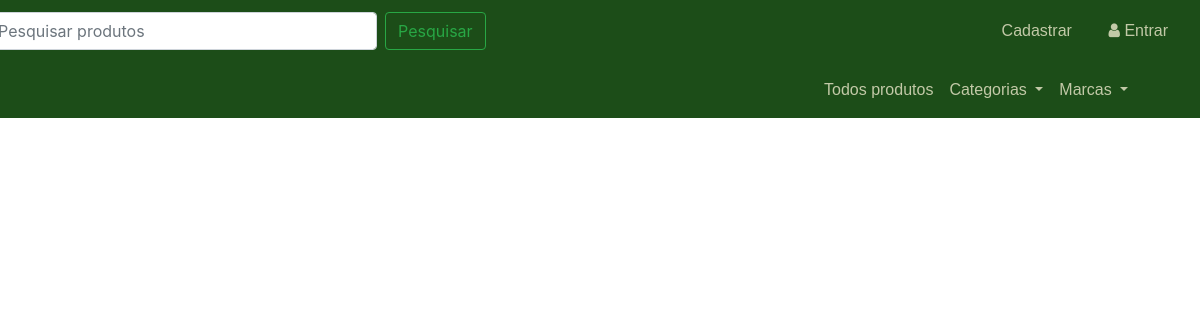
The app's page /categoria/1, older data.
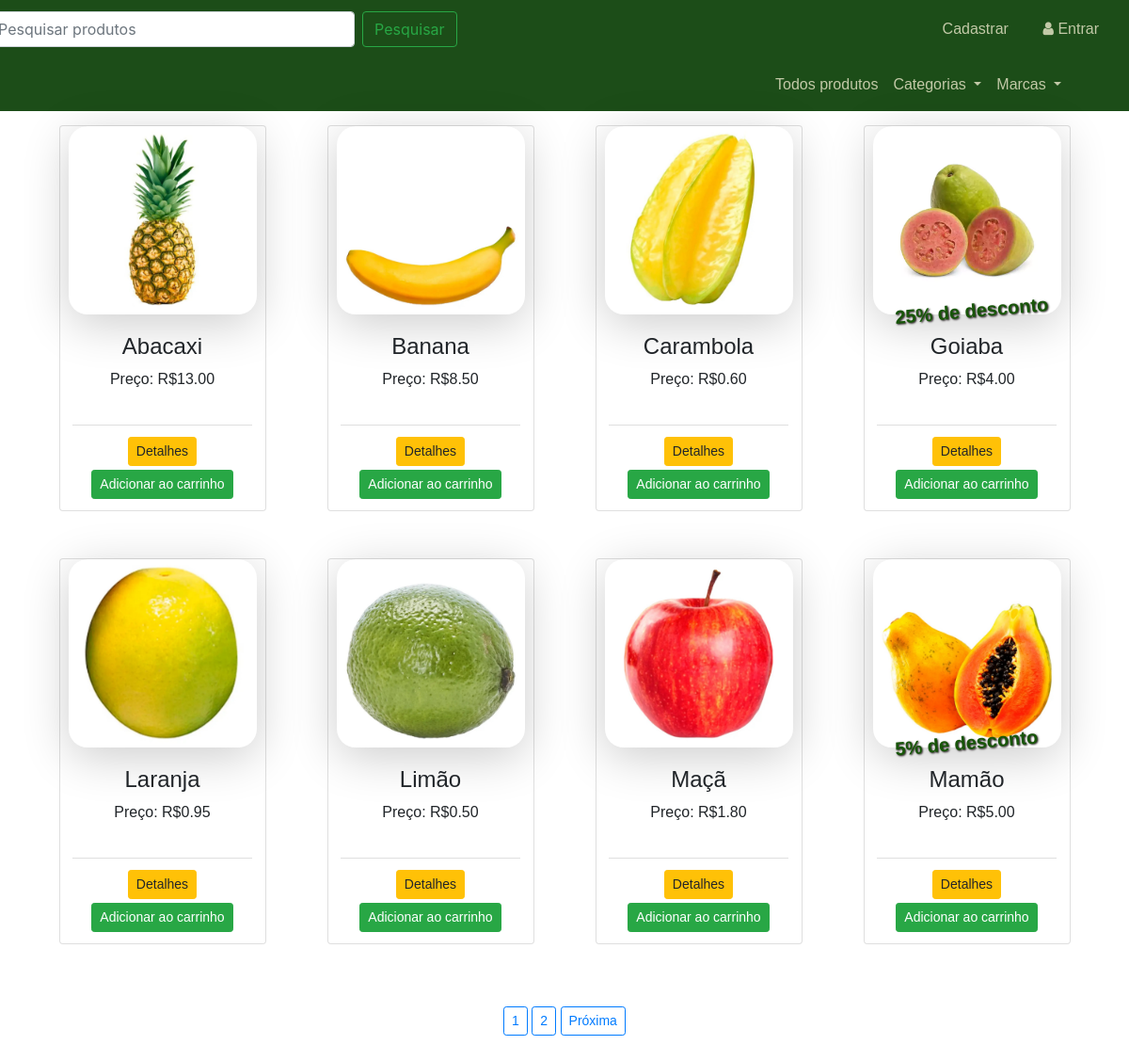
The same page, newer data.
### loja/produtos/models.py (models this page shows, shortened)
class Produto(db.Model):
    id = db.Column(db.Integer, primary_key=True)
    name = db.Column(db.String(80), nullable=False)
    price = db.Column(db.Numeric(10,2), nullable=False)
    discount = db.Column(db.Integer, default=0)
    stock = db.Column(db.Integer, nullable=False)
    weight= db.Column(db.Float, nullable=False)
    description= db.Column(db.Text, nullable=False)
    pub_date = db.Column(db.DateTime, nullable=False, default=datetime.utcnow)
    marca_id = db.Column(db.Integer, db.ForeignKey('marca.id'),nullable=False)
    marca = db.relationship('Marca', backref=db.backref('marcas', lazy=True))
    categoria_id = db.Column(db.Integer, db.ForeignKey('categoria.id'),nullable=False)
    categoria = db.relationship('Categoria', backref=db.backref('categorias', lazy=True))
    image= db.Column(db.String(150), nullable=True, default='image.jpg')

### loja/produtos/rotas.py (the view)
@app.route('/categoria/<int:id>')
def get_categoria(id):
    pagina = request.args.get('pagina',1,type=int)
    get_cat = Categoria.query.filter_by(id=id).first_or_404()
    get_cat_prod = Produto.query.filter_by(categoria= get_cat).paginate(page=pagina,per_page=8)
    return render_template('produtos/index.html', get_cat_prod=get_cat_prod, categorias=categorias(), marcas=marcas(), get_cat=get_cat)

### loja/produtos/rotas.py (called while the page is built)
def marcas():
    marcas = marcas = Marca.query.join(Produto, (Marca.id == Produto.marca_id)).all()
    return marcas

def categorias():
    categorias = Categoria.query.join(Produto, (Categoria.id == Produto.categoria_id)).all()
    return categorias

### loja/templates/produtos/index.html (shortened to what this page needs)
{% extends "layouts.html" %}
{% block content %}
{% include "navbar.html" %}
<link rel="stylesheet" href="{{url_for('static', filename='css/index.css')}}">
<div class="container">
    <div class="row">
        {% if marca %}
        {% for marca in marca.items %}
        <div class="col">
            <div class="card">
                <img class="img-index"
                src="{{url_for('static',filename='images/'+marca.image)}}" alt="{{marca.name}}">
                <div class="card-body">
                    {% if marca.discount > 0 %}
                    <h5>{{marca.discount}}% de desconto</h5>
                    {% endif %}
                    <h4 class="text-center">{{marca.name}}</h4>
                    <p class="text-center">Preço: R${{marca.price}}</p>
                </div>
                <div class="card-footer">
                    <a href="{{url_for('pagina_unica', id=marca.id)}}" class="btn btn-float-left btn btn-sm btn-warning" >Detalhes</a>
                    <form action="{{url_for('AddCart')}}" method="POST">
                        <input type="hidden" name="produto_id" value="{{marca.id}}">
                        <button type="submit" class="btn btn-sm btn-success float-down mt-1">Adicionar ao carrinho</button>
                        <input type="hidden" name="quantity" id="" value="1">
                    </form>
                </div>
            </div>
        </div>
        {% endfor %}
    </div>
    <div class="row">
        <div class="col text-center">
        {% if marca.has_prev %}
        {% if marca.total > 8 %}
        <a href="{{url_for('get_marca',id=get_m.id ,pagina=marca.prev_num)}}"class="btn btn-outline-primary btn-sm mt-3">Anterior</a>
        {%endif %}
        {% for page_num in marca.iter_pages() %}
        {% if page_num %}
        {% if marca.paginas == page_num %}
        <a href="{{url_for('get_marca', id=get_m.id ,pagina= page_num)}}"class="btn btn-primary btn-sm mt-3">{{ page_num }}</a>
        {% else %}
        <a href="{{url_for('get_marca',id=get_m.id ,pagina= page_num)}}"class="btn btn-outline-primary btn-sm mt-3">{{ page_num }}</a>
        {%endif %}
        {% else %}
        ...
        {%endif %}
        {% endfor %}
        {%endif %}
        {% if marca.has_next %}
        <a href="{{url_for('get_marca', id=get_m.id ,pagina=marca.next_num)}}"class="btn btn-outline-primary btn-sm mt-3">Próxima</a>
        {%endif %}
        </div>
    </div>
    <div class="row">
        {% elif get_cat_prod %}
        {% for get_cat in get_cat_prod.items %}
        <div class="col">
            <div class="card">
                <img class="img-index" src="{{url_for('static',filename='images/'+ get_cat.image)}}" alt="{{get_cat.name}}" >
                <div class="card-body">
                    {% if get_cat.discount > 0 %}
                    <h5>{{get_cat.discount}}% de desconto</h5>
                    {% endif %}
                    <h4 class="text-center">{{get_cat.name}}</h4>
                    <p class="text-center">Preço: R${{get_cat.price}}</p>
                </div>
                <div class="card-footer">
                    <a href="{{url_for('pagina_unica', id=get_cat.id)}}" class="float-left btn btn-sm btn-warning" >Detalhes</a>
                    <form action="{{url_for('AddCart')}}" method="POST">
                        <button type="submit" class="btn btn-sm btn-success float-down mt-1">Adicionar ao carrinho</button>
                    </form>
                </div>
            </div>
        </div>
        {% endfor %}
    </div>
    <div class="row">
        <div class="col text-center">
        {% if get_cat_prod.total > 8 %}
        {% for page_num in get_cat_prod.iter_pages() %}
        {% if page_num %}
        {% if get_cat_prod.paginas == page_num %}
        <a href="{{url_for('get_categoria', id=get_cat.id ,pagina= page_num)}}"class="btn btn-primary btn-sm mt-3">{{ page_num }}</a>
        {% else %}
        <a href="{{url_for('get_categoria',id=get_cat.id ,pagina= page_num)}}"class="btn btn-outline-primary btn-sm mt-3">{{ page_num }}</a>
        {%endif %}
        {% else %}
        ...
        {%endif %}
        {% endfor %}
        {%endif %}
        {% if get_cat_prod.has_next %}
        <a href="{{url_for('get_categoria', id=get_cat.id ,pagina=get_cat_prod.next_num)}}"class="btn btn-outline-primary btn-sm mt-3">Próxima</a>
        {%endif %}
        </div>
    </div>
        {%endif %}
</div>
{% endblock content %}

### loja/templates/layouts.html (shortened to what this page needs)
<!doctype html>
<html lang="en">
  <head>
    <link rel="stylesheet" href="{{url_for('static', filename='css/bootstrap.min.css')}}">
    <link rel="stylesheet" href="{{url_for('static', filename='css/bootstrap.min.css')}}">
  </head>
  <body>
    {% block content %}
    {% endblock content %}
  </body>
</html>

### loja/templates/navbar.html (shortened to what this page needs)
<link rel="stylesheet" href="https://cdnjs.cloudflare.com/ajax/libs/font-awesome/4.7.0/css/font-awesome.min.css">
<link rel="stylesheet" href="{{url_for('static', filename='css/navbar.css')}}">
<nav class="navbar" id="navbar1">
  <form class="form-inline my-lg-1" method="POST";>
    <input class="form-control mr-sm-2 col-xs-1" type="text" id="barradepesquisa" placeholder="Pesquisar produtos" autofocus="autofocus" name="search_string">
    <input class="btn btn-outline-success my-2 my-sm-0" type="submit" id="pesquisar" formaction="/search" value="Pesquisar"></input>
  </form>
  {% if current_user.is_authenticated %}
  <a class="nav-link" id="navlink" href="/">Meu Perfil</a>
  <a class="nav-link" id="navlink" href="{{url_for('clienteLogout')}}">Sair</a>
  {% else %}
  <a class="nav-link" id="navlink" href="{{url_for('cadastrar_cliente')}}">Cadastrar</a>
  <a class="nav-link" id="navlink" href="{{url_for('clienteLogin')}}"><i class="fa fa-fw fa-user"></i>Entrar</a>
  {% endif %}
</nav>
    <nav class="navbar navbar-expand-lg" id="navbar2">
      <div class="collapse navbar-collapse" id="navbarSupportedContent">
          <ul class="navbar-nav mr-auto" id="ulnavbar">
            <li class="nav-item" >
              <a class="nav-link" id="navlink" href="/">Todos produtos</a>
            </li>
            <li class="nav-item dropdown">
              <a class="nav-link dropdown-toggle" href="#" id="navbarDropdown" role="button" data-toggle="dropdown" aria-haspopup="true" aria-expanded="false">
                Categorias
              </a>
            </li>
            <li class="nav-item dropdown">
              <a class="nav-link dropdown-toggle" href="#" id="navbarDropdown" role="button" data-toggle="dropdown" aria-haspopup="true" aria-expanded="false">
                Marcas
              </a>
            </li>
          </ul>
        </div>
      </nav>

### loja/static/css/navbar.css (style rules this page uses)
nav { background-color: #1C4D18; }
#navlink { color: #fef5dabc; text-decoration-line: none; font-family: 'Hepta Slab', Helvetica, Arial; }
#navbarDropdown { color: #fef5dabc; text-decoration-line: none; font-family: 'Hepta Slab', Helvetica, Arial; }
#navbar1 { display: flex; flex-direction: row; justify-content: flex-end; }
#barradepesquisa { position: relative; left: -500px; padding-right:130px; }
#pesquisar { position: relative; left: -500px; }
#navbar2 { display: flex; }
#ulnavbar { position: relative; right: -800px; }

### loja/static/css/index.css (style rules this page uses)
body { margin: 0; padding: 0; background-color: #ffffff; }
.container { margin-top: 15px; margin-bottom: 15px; }
.col { text-align: center; max-width: 250px; font-family: 'Hepta Slab', Helvetica, Arial; margin: 0 auto 50px auto; }
.card { display: flex; flex-direction: column; align-items: center; text-decoration: none; }
.card-footer { background-color:#ffffff; display: flex; flex-direction: column; align-items: center; text-decoration: none; }
.img-index { width: 200px; height: 200px; background-color: #EEE; border-radius: 20px; box-shadow: 0px 10px 50px rgba(0, 0, 0, 0.2); }
h5 { text-align:center; text-shadow: 1px 1px 2px rgb(32, 27, 27); color: rgb(23, 85, 8); transform: rotate(-5deg); position: absolute; top: 45%; left: 15%; font-weight: 600; }

Row changes from the older to the newer data that the page shows:
added Produto: image (picture), name "Abacaxi", price "13.00"
added Produto: image (picture), name "Banana", price "8.50"
added Produto: image (picture), name "Carambola", price "0.60"
added Produto: image (picture), discount "25", name "Goiaba", price "4.00"
added Produto: image (picture), name "Laranja", price "0.95"
added Produto: image (picture), name "Limão", price "0.50"
added Produto: image (picture), name "Maçã", price "1.80"
added Produto: image (picture), discount "5", name "Mamão", price "5.00"
Text that changed along with them:
new list line: "1"
new list line: "2"
text now shown: "Próxima"
